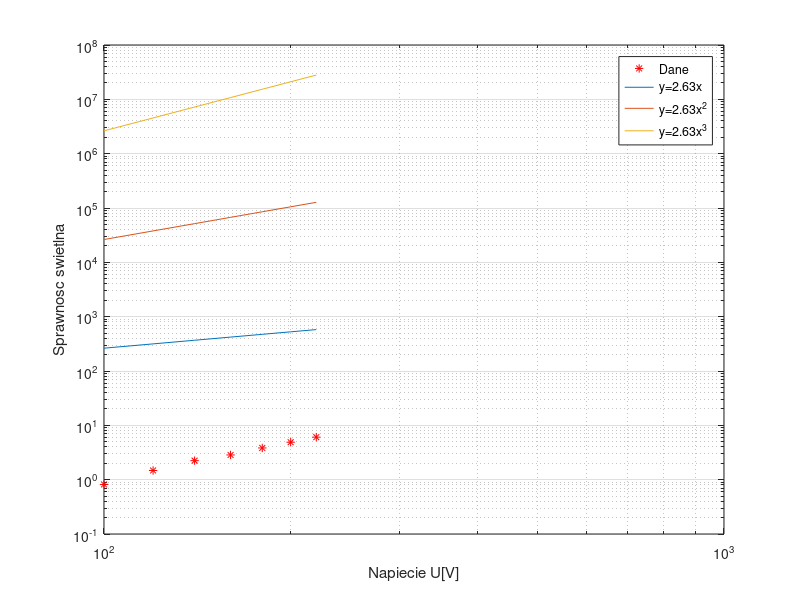

Write the MATLAB code that produced this figure.
sp =[0.8170045888, 1.476328696, 2.238953834, 2.852354534, 3.834134574, 4.890949716, 6.060319032];
u = [100, 120, 140, 160, 180, 200, 220];
loglog(u, sp, '*r')
%errorbar(u, sp, errSp, errSp, errU, errU, '*r')
grid on
xlabel("Napiecie U[V]")
ylabel("Sprawnosc swietlna")

hold on
y1=2.63*u.^1;
y2=2.63*u.^2;
y3=2.63*u.^3;
plot(u, y1)
plot(u,y2)
plot(u,y3)
legend("Dane", "y=2.63x", "y=2.63x^2", "y=2.63x^3")